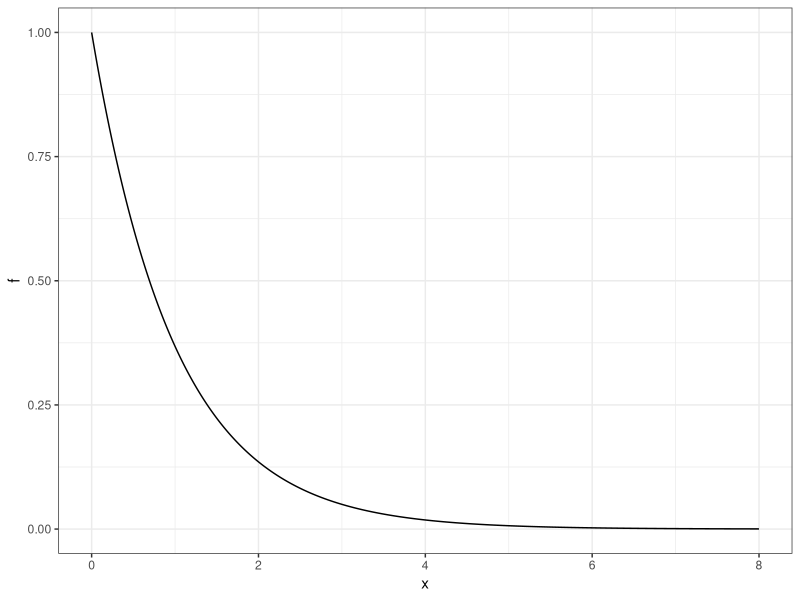
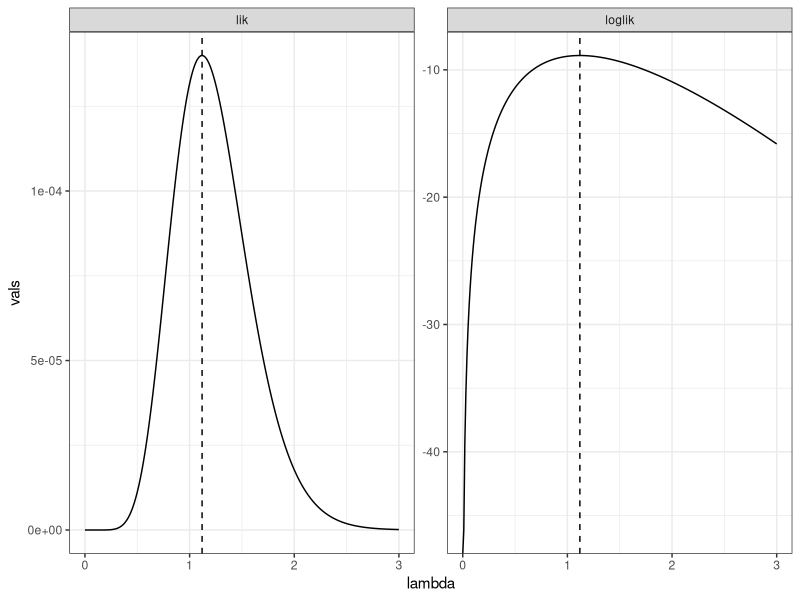
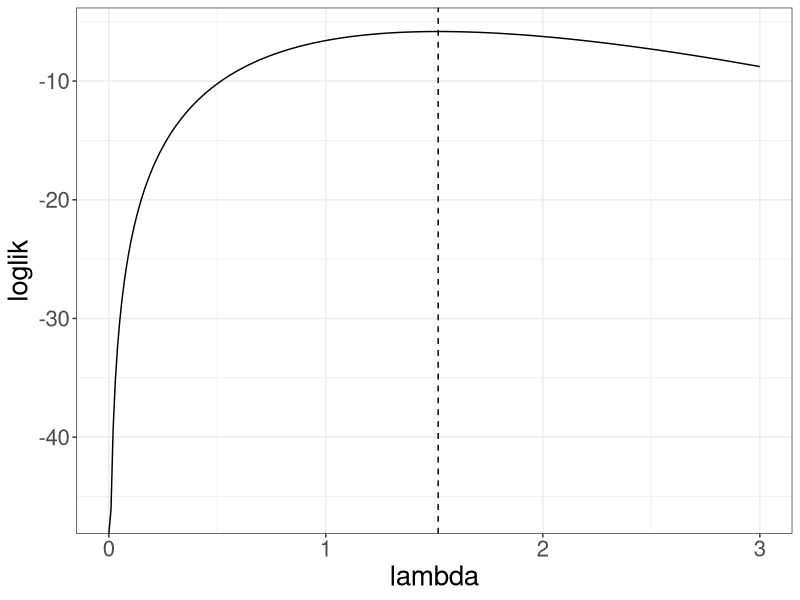
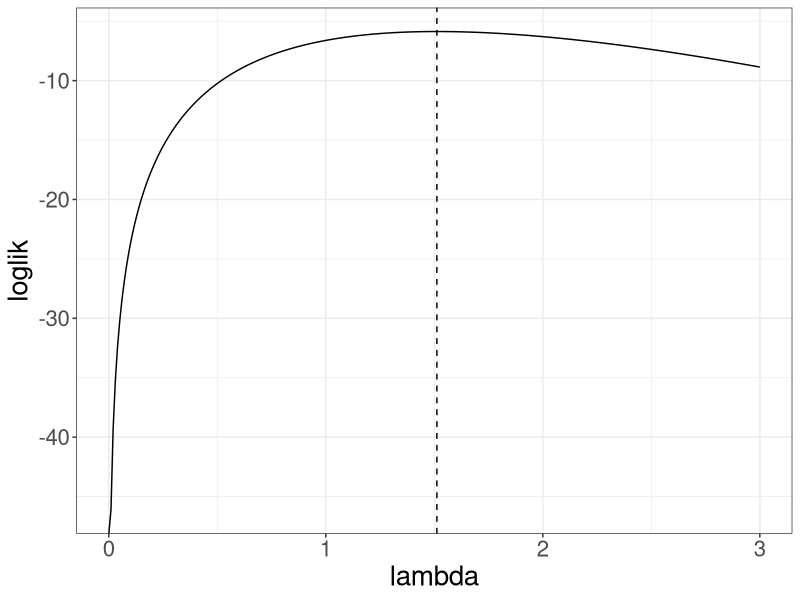
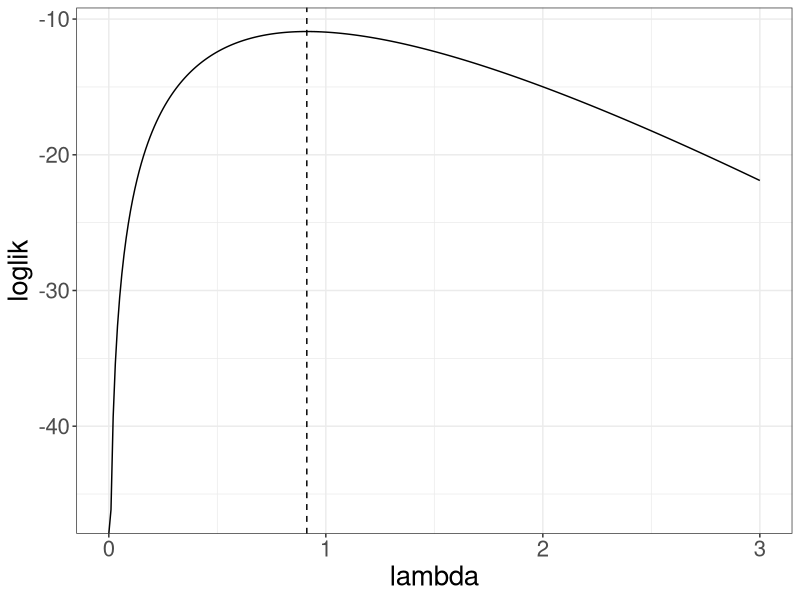
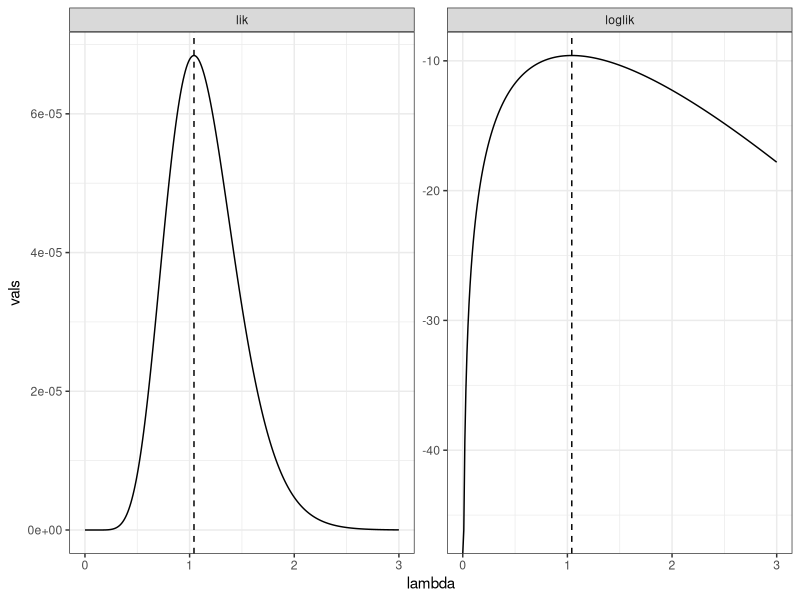
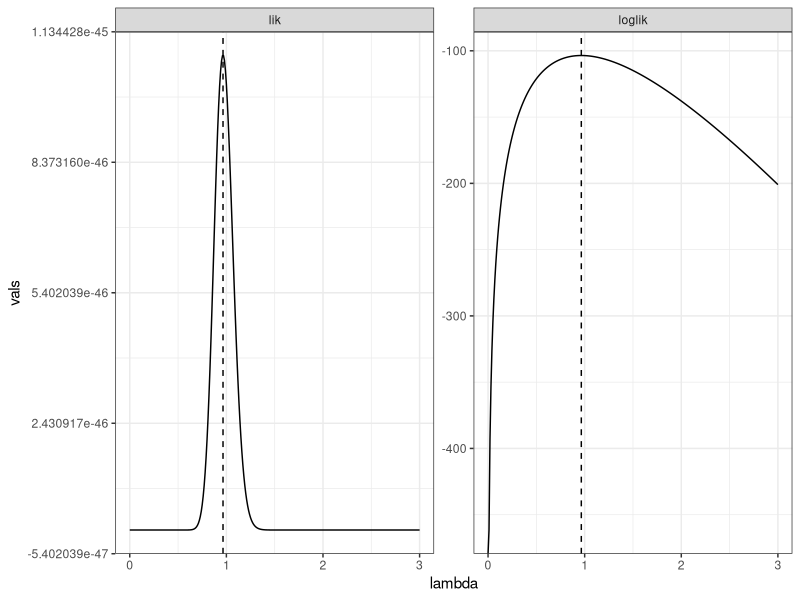
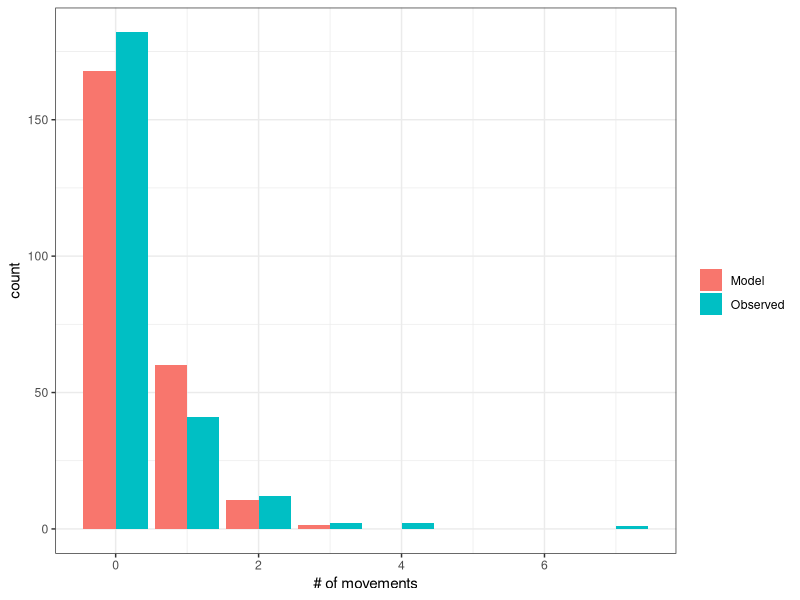

Write the R code that produced these figures, in order. (Note: this script raises an error after producing the figures.)
## ---- echo = FALSE, message = FALSE------------------------------------------------------------------------------------------------------------------------------------------------------------------
library(knitr)
library(ggplot2)
library(dplyr)
library(tidyr)
set.seed(100)

theme_set(theme_bw())
knitr::opts_chunk$set(fig.height = 3)


## ----------------------------------------------------------------------------------------------------------------------------------------------------------------------------------------------------
# likelihood simulation
n <- 10
lambda <- 1

# plot of exponential(lambda) density
data.frame(x = seq(0, 8, .01)) |>
  mutate(f = dexp(x, rate = lambda)) |>
  ggplot() +
  geom_line(aes(x, f))


## ----------------------------------------------------------------------------------------------------------------------------------------------------------------------------------------------------
# define likelihood
loglik <- function(lambda, data) {
	lik <- prod(dexp(data, rate = lambda))
	loglik <- sum(dexp(data, rate = lambda, log = T))
	
	out <- data.frame(lik = lik, loglik = loglik)
	return(out)
}	

# simulate data
data <- rexp(n = n, rate = lambda)

# plot likelihood and loglikelihood
data.frame(lambda = seq(0, 3, by = .01)) |>
  rowwise() |>
  mutate(loglik = loglik(lambda, data)) |>
  unnest(cols = c(loglik)) |>
  pivot_longer(-lambda, names_to = "func", values_to = "vals") |>
  ggplot() +
  geom_vline(aes(xintercept = 1 / mean(data)), lty = 2) + # max likelihood estimate is 1/mean
  geom_line(aes(lambda, vals)) +
  facet_wrap(~func, scales = "free")



## ---- out.width="33%", fig.show='hold', fig.height=4, fig.width=4------------------------------------------------------------------------------------------------------------------------------------
for(i in seq_len(3)) {
  # simulate data
  data <- rexp(n = n, rate = lambda)
  
  # plot likelihood and loglikelihood
  data.frame(lambda = seq(0, 3, by = .01)) |>
    rowwise() |>
    mutate(loglik = loglik(lambda, data)) |>
    unnest(cols = c(loglik)) |>
    ggplot() +
    geom_vline(aes(xintercept = 1 / mean(data)), lty = 2) + # max likelihood estimate is 1/mean
    geom_line(aes(lambda, loglik)) +
    theme(text = element_text(size = 20)) -> p ## make legible in notes
  
    print(p)
}

## Your turn
loglik <- function(lambda, data) {
  lik <- prod(dexp(data, rate = lambda))
  loglik <- sum(dexp(data, rate = lambda, log = T))
  
  out <- data.frame(lik = lik, loglik = loglik)
  return(out)
}	

# simulate data
lambda <- 1
n <- 10
data <- rexp(n = n, rate = lambda)

# plot likelihood and loglikelihood
data.frame(lambda = seq(0, 3, by = .01)) |>
  rowwise() |>
  mutate(loglik = loglik(lambda, data)) |>
  unnest(cols = c(loglik)) |>
  pivot_longer(-lambda, names_to = "func", values_to = "vals") |>
  ggplot() +
  geom_vline(aes(xintercept = 1 / mean(data)), lty = 2) + # max likelihood estimate is 1/mean
  geom_line(aes(lambda, vals)) +
  facet_wrap(~func, scales = "free")

n <- 100
data <- rexp(n = n, rate = lambda)

# plot likelihood and loglikelihood
data.frame(lambda = seq(0, 3, by = .01)) |>
  rowwise() |>
  mutate(loglik = loglik(lambda, data)) |>
  unnest(cols = c(loglik)) |>
  pivot_longer(-lambda, names_to = "func", values_to = "vals") |>
  ggplot() +
  geom_vline(aes(xintercept = 1 / mean(data)), lty = 2) + # max likelihood estimate is 1/mean
  geom_line(aes(lambda, vals)) +
  facet_wrap(~func, scales = "free")

## ---- echo=FALSE-------------------------------------------------------------------------------------------------------------------------------------------------------------------------------------
data.frame(no_movement = seq(0, 7),
           count = c(182, 41, 12, 2, 2, 0, 0, 1)) |>
  t() -> lambs
rownames(lambs) <- c("No. of Movements", "Count")

lambs |>
  kable(booktabs = TRUE)


## ---- echo = FALSE-----------------------------------------------------------------------------------------------------------------------------------------------------------------------------------
data.frame(no_movement = seq(0, 7),
           count = c(182, 41, 12, 2, 2, 0, 0, 1)) -> lambs_model_df

lambda_hat <- lambs_model_df |>
  mutate(exp_count = no_movement * count) |>
  summarise(lambda_hat = sum(exp_count) / sum(count)) |>
  pull(lambda_hat)

lambs_model_df |>
  rowwise() |>
  mutate(Model = dpois(no_movement, lambda_hat) * sum(lambs_model_df$count)) |>
  rename(Observed = count) |>
  pivot_longer(-no_movement, names_to = "type", values_to = "count") |>
  ggplot() +
  geom_bar(aes(no_movement, count, fill = type), position = "dodge", stat = "identity") +
  xlab("# of movements") +
  scale_fill_discrete("")
              



## ----echo=FALSE--------------------------------------------------------------------------------------------------------------------------------------------------------------------------------------
hurr_rain <- c(31, 2.82, 3.98, 4.02, 9.5, 4.5, 11.4, 10.71, 6.31, 4.95, 5.64, 5.51, 13.40, 9.72, 6.47, 10.16, 4.21, 11.6, 4.75, 6.85, 6.25, 3.42, 11.8, 0.8, 3.69, 3.10, 22.22, 7.43, 5, 4.58, 4.46, 8, 3.73, 3.5, 6.2, 0.67)

ggplot() + 
  geom_histogram(aes(hurr_rain), binwidth = .5) +
  xlab("Precipitation Levels")


## ---- fig.height=2-----------------------------------------------------------------------------------------------------------------------------------------------------------------------------------
## loglikelihood function
neg_gamma_loglik <- function(theta, data) {
  -sum(log(dgamma(data, theta[1], scale = theta[2])))
}

## maximize
mle <- nlm(neg_gamma_loglik, c(1.59, 4.458), data = hurr_rain)
mle$estimate

## Gamma QQ plot
data.frame(theoretical = qgamma(ppoints(hurr_rain), mle$estimate[1], scale = mle$estimate[2]),
           actual = sort(hurr_rain)) |>
  ggplot() +
  geom_abline(aes(intercept = 0, slope = 1), colour = "grey") +
  geom_point(aes(theoretical, actual)) +
  xlab("Gamma percentiles") + ylab("Ordered values")
  


## ---- echo=FALSE-------------------------------------------------------------------------------------------------------------------------------------------------------------------------------------
failure <- data.frame(y = c(2, 72, 51, 50, 33, 27, 14, 24, 4, 21),
                      delta = c(1, 0, 1, 0, 1, 1, 1, 1, 1, 0))

failure |>
  t() |>
  kable()

## ----echo = FALSE, message=FALSE, warning=FALSE----------------------------------------------------------------------------------------------------------------
venice <- data.frame(year = seq(1931, 1981),
                     sea_level = c(102, 78, 121, 116, 115, 147, 119, 114, 89, 102, 99, 91, 97, 106, 105, 136, 126, 132, 104, 117, 151, 116, 107, 112, 97, 95, 119, 124, 118, 145, 122, 114, 118, 107, 110, 194, 138, 144, 138, 123, 122, 120, 114, 96, 125, 124, 120, 132, 166, 134, 138))

ggplot(venice) +
  geom_point(aes(year, sea_level)) +
  geom_smooth(aes(year, sea_level), method = "lm", se = FALSE)



## ---- out.width="50%", fig.show = "hold"-----------------------------------------------------------------------------------------------------------------------
# understanding the logistic function
# first, theta just equals x
x <- seq(-7, 7, .1)
theta <- x
y <- exp(theta)/(1 + exp(theta))
ggplot() + geom_line(aes(x, y))

# now, let theta be a linear function of x
theta <- 1 + 3*x  
y <- exp(theta)/(1 + exp(theta))
ggplot() + geom_line(aes(x, y))


## --------------------------------------------------------------------------------------------------------------------------------------------------------------
## data on credit default
data("Default", package = "ISLR") 
head(Default)

## fit model with ML
m0 <- glm(default ~ balance, data = Default, family = binomial)
tidy(m0) |> kable()
glance(m0) |> kable()

## plot the curve
x_new <- seq(0, 2800, length.out = 200)
theta <- m0$coefficients[1] + m0$coefficients[2]*x_new
p_hat <- exp(theta)/(1 + exp(theta))

ggplot() +
  geom_point(aes(balance, as.numeric(default) - 1), alpha = 0.5, data = Default) +
  geom_line(aes(x_new, p_hat), colour = "blue") + 
  ylab("Probability of Defaulting")




